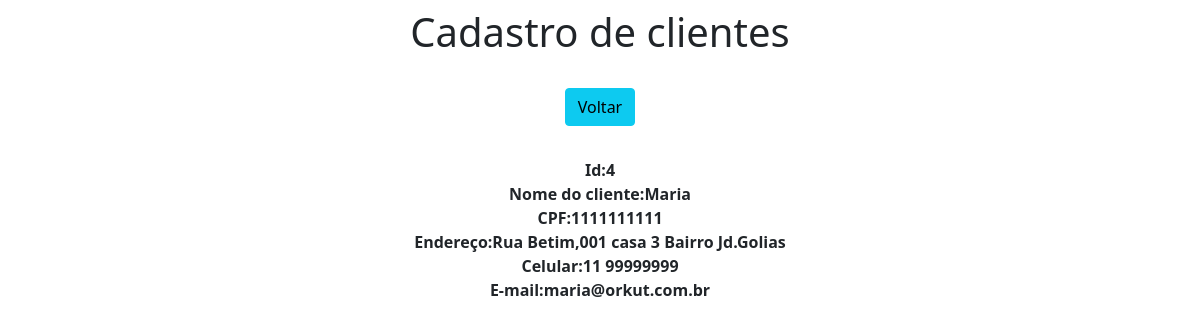
Page /view/4/ on the committed database.
### app/models.py (models this page shows)
class Clientes(models.Model):
    Id = models.BigAutoField(primary_key=True)
    NomeCliente = models.CharField(max_length=150)
    CPF = models.CharField(max_length=11)
    Endereco = models.CharField(max_length=100)
    Celular = models.CharField(max_length=11)
    Email = models.EmailField(max_length=100)

### app/views.py (the view)
def view (request, pk):
   data = {}
   data ['db'] = Clientes.objects.get(pk=pk)
   return render (request, 'view.html', data)

### app/templates/view.html (shortened to what this page needs)
<!DOCTYPE html>
<html lang="en">
<head>
    <link href="https://cdn.jsdelivr.net/npm/bootstrap@5.1.3/dist/css/bootstrap.min.css" rel="stylesheet">
</head>
<body>
    <div class=" col-8 m-auto pt-2 pb-2 text-center">
        <h1>Cadastro de clientes</h1>
    </div>
    <div class=" col-8 m-auto pt-3 pb-2 text-center">
        <a href="/" class=" btn btn-info">Voltar</a>
    </div>
    <div class=" col-8 m-auto pt-4 pb-2 text-center">
        <strong>Id:{{db.Id}}<br>
        <strong>Nome do cliente:{{db.NomeCliente}}<br>
        <strong>CPF:{{db.CPF}}<br>
        <strong>Endereço:{{db.Endereco}}<br>
        <strong>Celular:{{db.Celular}}<br>
        <strong>E-mail:{{db.Email}}<br>
    </div>
</body>
</html>

### rows in the picture
Clientes: Id "4", NomeCliente "Maria", CPF "1111111111", Endereco "Rua Betim,001 casa 3 Bairro Jd.Golias", Celular "11 99999999", Email "maria@orkut.com.br"
